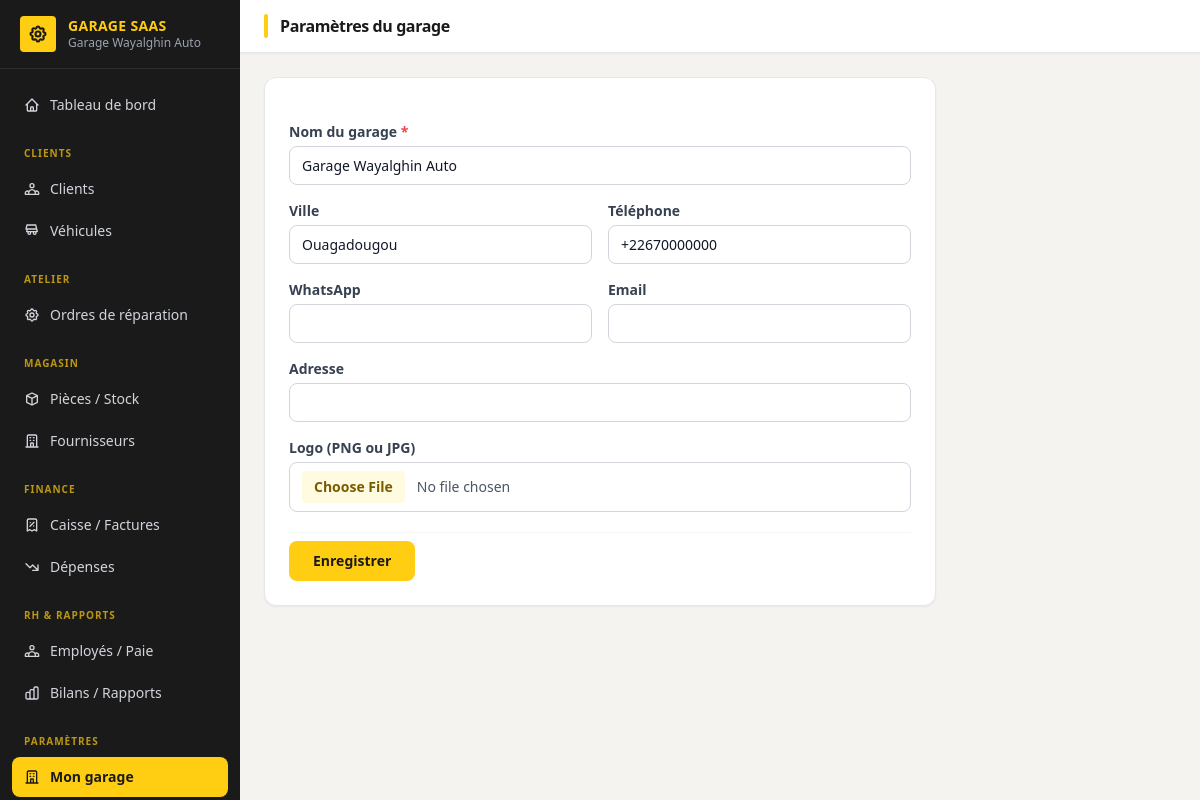
Page /compte/parametres/ (signed in) on the committed database.
### accounts/models.py (models this page shows, shortened)
class User(AbstractUser):
    ROLE_ADMIN = "admin"
    ROLE_RECEPTION = "reception"
    ROLE_MECHANIC = "mechanic"
    ROLE_CASHIER = "cashier"
    ROLE_STOREKEEPER = "storekeeper"
    ROLE_CHOICES = [
        (ROLE_ADMIN, "Administrateur garage"),
        (ROLE_RECEPTION, "Réceptionniste"),
        (ROLE_MECHANIC, "Mécanicien"),
        (ROLE_CASHIER, "Caissier"),
        (ROLE_STOREKEEPER, "Magasinier"),
    ]
    garage = models.ForeignKey(
        "tenants.Garage",
        on_delete=models.CASCADE,
        related_name="users",
        null=True,
        blank=True,
        help_text="Vide pour le staff plateforme (superuser).",
    )
    role = models.CharField(max_length=20, choices=ROLE_CHOICES, blank=True)
    phone = models.CharField(max_length=30, blank=True)
    @property
    def is_garage_admin(self):
        return self.role == self.ROLE_ADMIN

### tenants/models.py (models this page shows, shortened)
class Garage(TimeStampedModel):
    PLAN_CHOICES = [
        ("starter", "Starter"),
        ("pro", "Pro"),
        ("business", "Business"),
    ]
    name = models.CharField("Nom du garage", max_length=150)
    slug = models.SlugField(max_length=160, unique=True, blank=True)
    city = models.CharField("Ville", max_length=100, blank=True)
    phone = models.CharField("Téléphone", max_length=30, blank=True)
    whatsapp_number = models.CharField("Numéro WhatsApp", max_length=30, blank=True)
    email = models.EmailField(blank=True)
    address = models.CharField(max_length=255, blank=True)
    plan = models.CharField(max_length=20, choices=PLAN_CHOICES, default="starter")
    is_active = models.BooleanField(default=True)
    trial_ends_at = models.DateField(null=True, blank=True)
    logo = models.ImageField(
        "Logo",
        upload_to="garages/logos/",
        null=True,
        blank=True,
        help_text="Logo affiché dans l'interface du garage.",
    )
    faest_supplier_enabled = models.BooleanField(
        "Approvisionnement FAEST activé",
        default=False,
        help_text="Permet à ce garage de commander des pièces directement via FAEST depuis la plateforme.",
    )
    class Meta:
        verbose_name = "Garage"
        verbose_name_plural = "Garages"
        ordering = ["name"]

### accounts/views.py (the view)
# urls.py: path("parametres/", views.garage_settings, name="garage_settings"),
@login_required
def garage_settings(request):
    if not request.user.is_garage_admin:
        messages.error(request, "Accès réservé à l'administrateur du garage.")
        return redirect("dashboard_home")
    garage = request.user.garage
    if request.method == "POST":
        form = GarageSettingsForm(request.POST, request.FILES, instance=garage)
        if form.is_valid():
            form.save()
            messages.success(request, "Informations du garage mises à jour.")
            return redirect("garage_settings")
        else:
            messages.error(request, "Veuillez corriger les erreurs ci-dessous.")
    else:
        form = GarageSettingsForm(instance=garage)
    return render(request, "accounts/garage_settings.html", {"form": form, "garage": garage})

### accounts/forms.py
class GarageSettingsForm(forms.ModelForm):
    class Meta:
        model = Garage
        fields = ("name", "city", "address", "phone", "whatsapp_number", "email", "logo")
        widgets = {
            "name": forms.TextInput(attrs={"class": _INPUT}),
            "city": forms.TextInput(attrs={"class": _INPUT}),
            "address": forms.TextInput(attrs={"class": _INPUT}),
            "phone": forms.TextInput(attrs={"class": _INPUT}),
            "whatsapp_number": forms.TextInput(attrs={"class": _INPUT}),
            "email": forms.EmailInput(attrs={"class": _INPUT}),
        }

### accounts/templates/accounts/garage_settings.html (shortened to what this page needs)
{% extends "dashboard/base.html" %}
{% block page_title %}Paramètres du garage{% endblock %}
{% block content %}
<div class="max-w-2xl space-y-6">
  <div class="bg-white rounded-xl shadow-sm border border-gray-200 p-6">
    <form method="post" enctype="multipart/form-data" class="space-y-5">
      <div class="grid grid-cols-1 sm:grid-cols-2 gap-4">
        <div class="sm:col-span-2">
          <label class="block text-sm font-semibold text-gray-700 mb-1">Nom du garage <span class="text-red-500">*</span></label>
          {{ form.name }}
        </div>
        <div>
          <label class="block text-sm font-semibold text-gray-700 mb-1">Ville</label>
          {{ form.city }}
        </div>
        <div>
          <label class="block text-sm font-semibold text-gray-700 mb-1">Téléphone</label>
          {{ form.phone }}
        </div>
        <div>
          <label class="block text-sm font-semibold text-gray-700 mb-1">WhatsApp</label>
          {{ form.whatsapp_number }}
        </div>
        <div>
          <label class="block text-sm font-semibold text-gray-700 mb-1">Email</label>
          {{ form.email }}
        </div>
        <div class="sm:col-span-2">
          <label class="block text-sm font-semibold text-gray-700 mb-1">Adresse</label>
          {{ form.address }}
        </div>
        <div class="sm:col-span-2">
          <label class="block text-sm font-semibold text-gray-700 mb-1">Logo (PNG ou JPG)</label>
          <input type="file" name="logo" accept="image/*"
                 class="w-full border border-gray-300 rounded-lg px-3 py-2 text-sm text-gray-600
                        file:mr-3 file:py-1.5 file:px-3 file:rounded file:border-0
                        file:text-sm file:font-semibold file:bg-[#FFFBE0] file:text-[#7A5C00]
                        hover:file:bg-[#FFCD11] hover:file:text-[#1A1A1A]">
        </div>
      </div>
      <div class="pt-2 border-t border-gray-100">
        <button type="submit"
                class="bg-[#FFCD11] hover:bg-[#E6B800] text-[#1A1A1A] font-bold py-2.5 px-6 rounded-lg text-sm transition-colors">
          Enregistrer
        </button>
      </div>
    </form>
  </div>
</div>
{% endblock %}

### dashboard/templates/dashboard/base.html (shortened to what this page needs)
<!DOCTYPE html>
<html lang="fr">
<head>
  <script src="https://cdn.tailwindcss.com"></script>
</head>
<body class="bg-[#F4F3EF] text-gray-900 min-h-screen flex">
  <aside class="w-60 bg-[#1A1A1A] text-white flex-shrink-0 flex flex-col fixed h-full z-10 overflow-y-auto">
    <div class="px-5 py-4 border-b border-[#2E2E2E] flex items-center gap-3 flex-shrink-0">
      {% if user.garage and user.garage.logo %}
        <img src="{{ user.garage.logo.url }}" alt="Logo"
             class="h-9 w-9 object-contain rounded bg-white p-0.5 flex-shrink-0">
      {% else %}
        <div class="h-9 w-9 rounded bg-[#FFCD11] flex items-center justify-center flex-shrink-0">
        </div>
      {% endif %}
      <div class="min-w-0">
        <div class="font-bold text-sm leading-tight text-[#FFCD11] tracking-wide">GARAGE SAAS</div>
        {% if user.garage %}
        <div class="text-gray-400 text-xs truncate">{{ user.garage.name }}</div>
        {% else %}
        <div class="text-gray-500 text-xs">Plateforme</div>
        {% endif %}
      </div>
    </div>
    <nav class="flex-1 px-3 py-4 space-y-0.5 text-sm">
      {% with n=request.resolver_match.url_name %}
      <a href="{% url 'dashboard_home' %}"
         class="flex items-center gap-2.5 px-3 py-2.5 rounded-lg transition-colors font-medium
                {% if n == 'dashboard_home' %}bg-[#FFCD11] text-[#1A1A1A]{% else %}text-gray-300 hover:bg-[#2A2A2A] hover:text-white{% endif %}">
        Tableau de bord
      </a>
      <div class="pt-4 pb-1 px-3 text-[10px] text-[#FFCD11] uppercase tracking-widest font-bold opacity-70">Clients</div>
      <a href="{% url 'client_list' %}"
         class="flex items-center gap-2.5 px-3 py-2.5 rounded-lg transition-colors
                {% if 'client' in n and 'vehicle' not in n %}bg-[#FFCD11] text-[#1A1A1A] font-semibold{% else %}text-gray-300 hover:bg-[#2A2A2A] hover:text-white{% endif %}">
        Clients
      </a>
      <a href="{% url 'vehicle_list' %}"
         class="flex items-center gap-2.5 px-3 py-2.5 rounded-lg transition-colors
                {% if 'vehicle' in n %}bg-[#FFCD11] text-[#1A1A1A] font-semibold{% else %}text-gray-300 hover:bg-[#2A2A2A] hover:text-white{% endif %}">
        <svg xmlns="http://www.w3.org/2000/svg" class="h-4 w-4 flex-shrink-0" fill="none" viewBox="0 0 24 24" stroke="currentColor" stroke-width="2">
          <path stroke-linecap="round" stroke-linejoin="round" d="M8 17a2 2 0 100-4 2 2 0 000 4zm8 0a2 2 0 100-4 2 2 0 000 4zM3 9l1.5-6h13L19 9m0 0H5m14 0l1 4H4l1-4" />
        </svg>
        Véhicules
      </a>
      <div class="pt-4 pb-1 px-3 text-[10px] text-[#FFCD11] uppercase tracking-widest font-bold opacity-70">Atelier</div>
      <a href="{% url 'order_list' %}"
         class="flex items-center gap-2.5 px-3 py-2.5 rounded-lg transition-colors
                {% if 'order' in n or 'task' in n or 'part_' in n %}bg-[#FFCD11] text-[#1A1A1A] font-semibold{% else %}text-gray-300 hover:bg-[#2A2A2A] hover:text-white{% endif %}">
        Ordres de réparation
      </a>
      <div class="pt-4 pb-1 px-3 text-[10px] text-[#FFCD11] uppercase tracking-widest font-bold opacity-70">Magasin</div>
      <a href="{% url 'part_list' %}"
         class="flex items-center gap-2.5 px-3 py-2.5 rounded-lg transition-colors
                {% if 'part' in n and 'order' not in n %}bg-[#FFCD11] text-[#1A1A1A] font-semibold{% else %}text-gray-300 hover:bg-[#2A2A2A] hover:text-white{% endif %}">
        <svg xmlns="http://www.w3.org/2000/svg" class="h-4 w-4 flex-shrink-0" fill="none" viewBox="0 0 24 24" stroke="currentColor" stroke-width="2">
          <path stroke-linecap="round" stroke-linejoin="round" d="M20 7l-8-4-8 4m16 0l-8 4m8-4v10l-8 4m0-10L4 7m8 4v10M4 7v10l8 4" />
        </svg>
        Pièces / Stock
      </a>
      <a href="{% url 'supplier_list' %}"
         class="flex items-center gap-2.5 px-3 py-2.5 rounded-lg transition-colors
                {% if 'supplier' in n %}bg-[#FFCD11] text-[#1A1A1A] font-semibold{% else %}text-gray-300 hover:bg-[#2A2A2A] hover:text-white{% endif %}">
        Fournisseurs
      </a>
      <div class="pt-4 pb-1 px-3 text-[10px] text-[#FFCD11] uppercase tracking-widest font-bold opacity-70">Finance</div>
      <a href="{% url 'invoice_list' %}"
         class="flex items-center gap-2.5 px-3 py-2.5 rounded-lg transition-colors
                {% if 'invoice' in n or 'payment' in n %}bg-[#FFCD11] text-[#1A1A1A] font-semibold{% else %}text-gray-300 hover:bg-[#2A2A2A] hover:text-white{% endif %}">
        <svg xmlns="http://www.w3.org/2000/svg" class="h-4 w-4 flex-shrink-0" fill="none" viewBox="0 0 24 24" stroke="currentColor" stroke-width="2">
          <path stroke-linecap="round" stroke-linejoin="round" d="M9 14l6-6m-5.5.5h.01m4.99 5h.01M19 21V5a2 2 0 00-2-2H7a2 2 0 00-2 2v16l3.5-2 3.5 2 3.5-2 3.5 2z" />
        </svg>
        Caisse / Factures
      </a>
      <a href="{% url 'expense_list' %}"
         class="flex items-center gap-2.5 px-3 py-2.5 rounded-lg transition-colors
                {% if 'expense' in n %}bg-[#FFCD11] text-[#1A1A1A] font-semibold{% else %}text-gray-300 hover:bg-[#2A2A2A] hover:text-white{% endif %}">
        <svg xmlns="http://www.w3.org/2000/svg" class="h-4 w-4 flex-shrink-0" fill="none" viewBox="0 0 24 24" stroke="currentColor" stroke-width="2">
          <path stroke-linecap="round" stroke-linejoin="round" d="M13 17h8m0 0V9m0 8l-8-8-4 4-6-6" />
        </svg>
        Dépenses
      </a>
      <div class="pt-4 pb-1 px-3 text-[10px] text-[#FFCD11] uppercase tracking-widest font-bold opacity-70">RH &amp; Rapports</div>
      <a href="{% url 'employee_list' %}"
         class="flex items-center gap-2.5 px-3 py-2.5 rounded-lg transition-colors
                {% if 'employee' in n or 'payroll' in n or 'payslip' in n %}bg-[#FFCD11] text-[#1A1A1A] font-semibold{% else %}text-gray-300 hover:bg-[#2A2A2A] hover:text-white{% endif %}">
        Employés / Paie
      </a>
      <a href="{% url 'bilan' %}"
         class="flex items-center gap-2.5 px-3 py-2.5 rounded-lg transition-colors
                {% if n == 'bilan' %}bg-[#FFCD11] text-[#1A1A1A] font-semibold{% else %}text-gray-300 hover:bg-[#2A2A2A] hover:text-white{% endif %}">
        Bilans / Rapports
      </a>
      {% if user.is_garage_admin or user.is_superuser %}
      <div class="pt-4 pb-1 px-3 text-[10px] text-[#FFCD11] uppercase tracking-widest font-bold opacity-70">Paramètres</div>
      {% if user.is_garage_admin %}
      <a href="{% url 'garage_settings' %}"
         class="flex items-center gap-2.5 px-3 py-2.5 rounded-lg transition-colors
                {% if n == 'garage_settings' %}bg-[#FFCD11] text-[#1A1A1A] font-semibold{% else %}text-gray-300 hover:bg-[#2A2A2A] hover:text-white{% endif %}">
        Mon garage
      </a>
      {% endif %}
      {% endif %}
      {% endwith %}
    </nav>
  </aside>
  <div class="ml-60 flex-1 flex flex-col min-h-screen">
    <header class="bg-white border-b border-gray-200 px-6 py-3.5 flex items-center justify-between sticky top-0 z-10 shadow-sm">
      <div class="flex items-center gap-3">
        <div class="w-1 h-6 bg-[#FFCD11] rounded-full"></div>
        <h1 class="text-base font-bold text-[#1A1A1A] tracking-tight">{% block page_title %}{% endblock %}</h1>
      </div>
    </header>
    <main class="flex-1 p-6">
      {% block content %}{% endblock %}
    </main>
  </div>
</body>
</html>

### dashboard/templates/dashboard/base.html (style rules this page uses)
input[type="text"], input[type="email"], input[type="number"], input[type="tel"], input[type="date"], input[type="password"], input[type="url"], select, textarea { display: block; width: 100%; border: 1px solid #D1D5DB; border-radius: 0.5rem; padding: 0.5rem 0.75rem; font-size: 0.875rem; line-height: 1.5; color: #111827; background: #fff; transition: border-color .15s, box-shadow .15s; }

### rows in the picture
User: garage.name "Garage Wayalghin Auto"
Garage: name "Garage Wayalghin Auto", city "Ouagadougou", phone "+22670000000"
